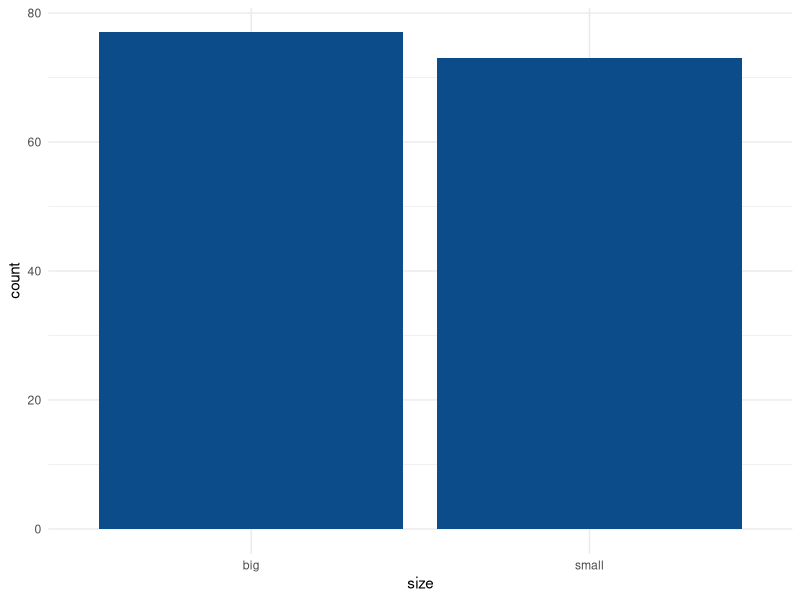
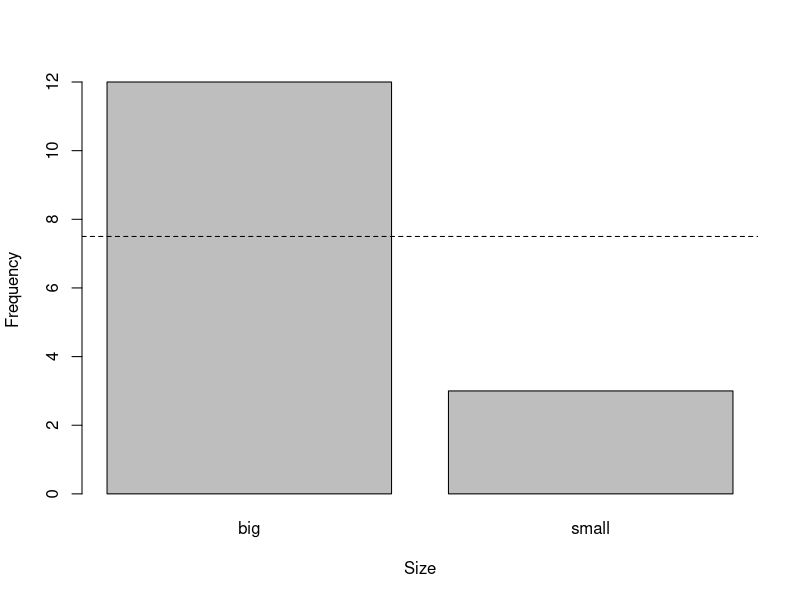
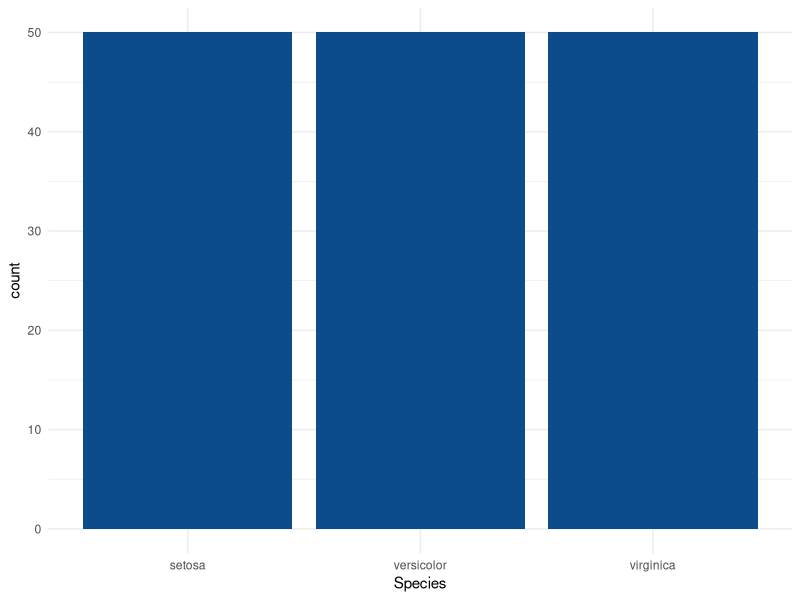
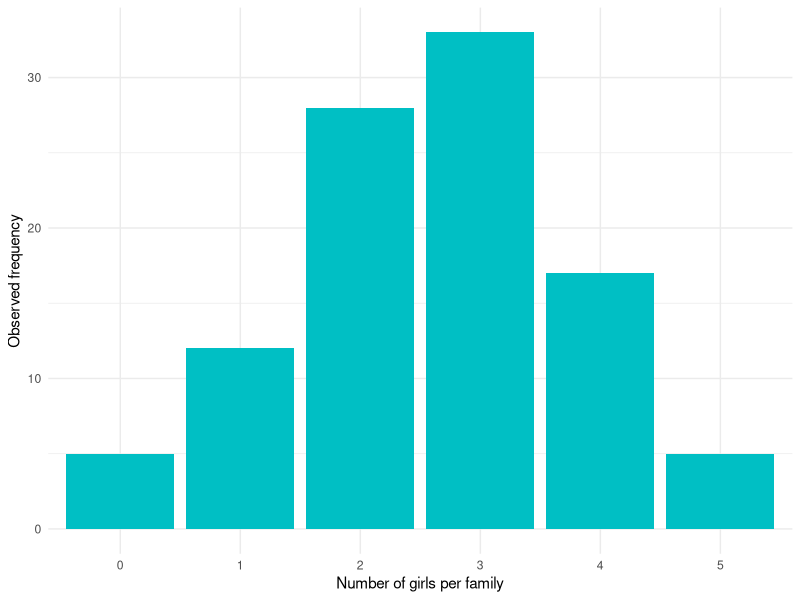
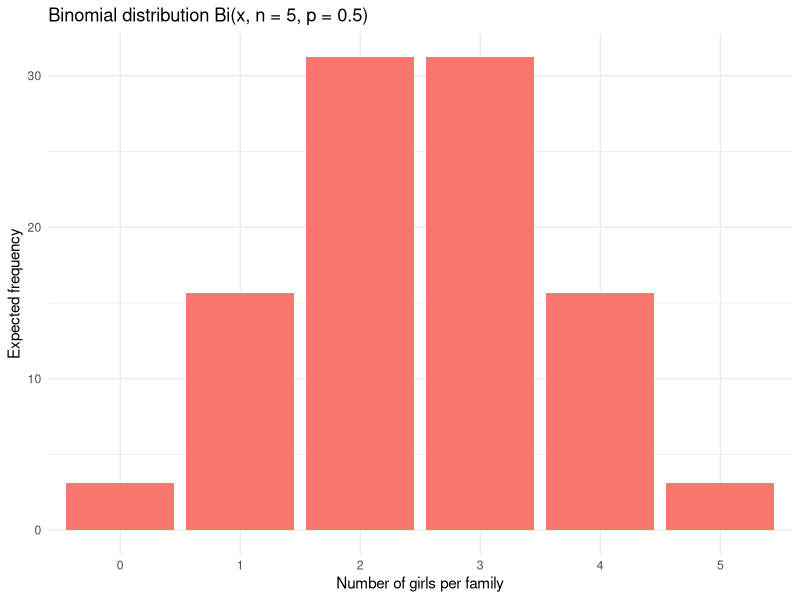
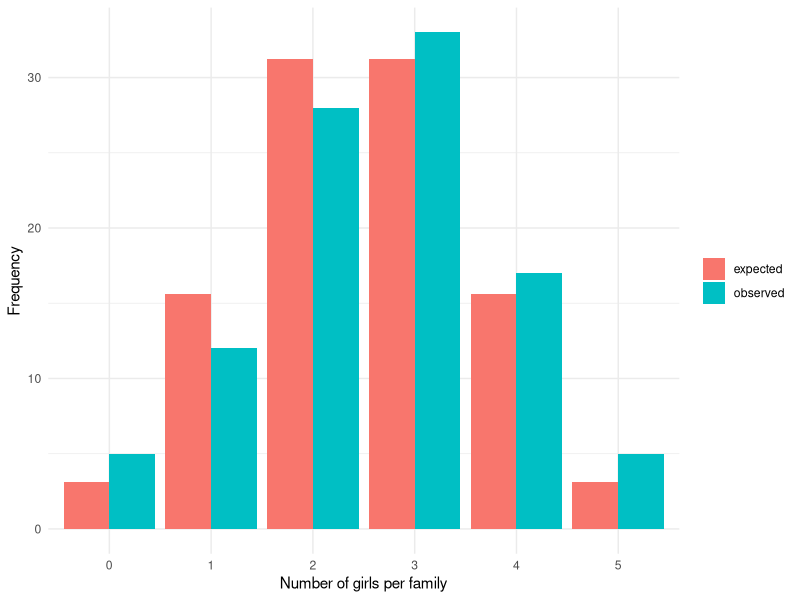
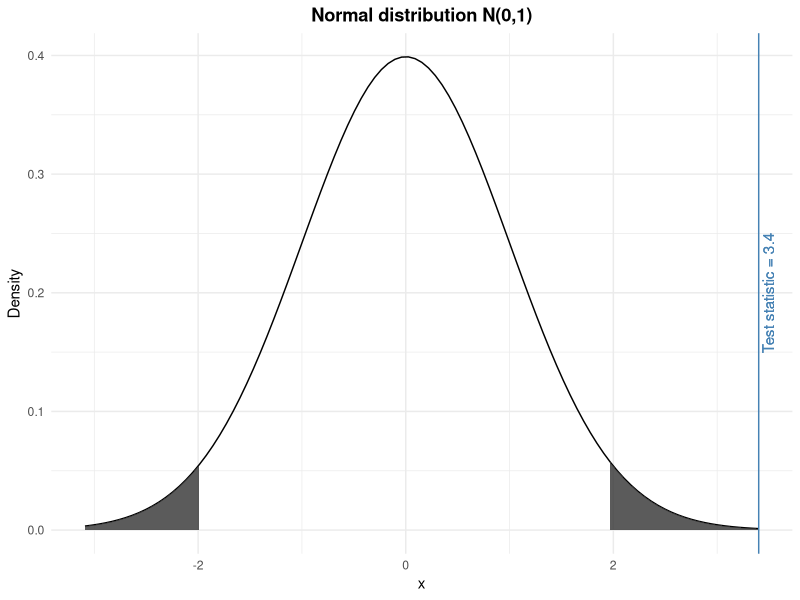
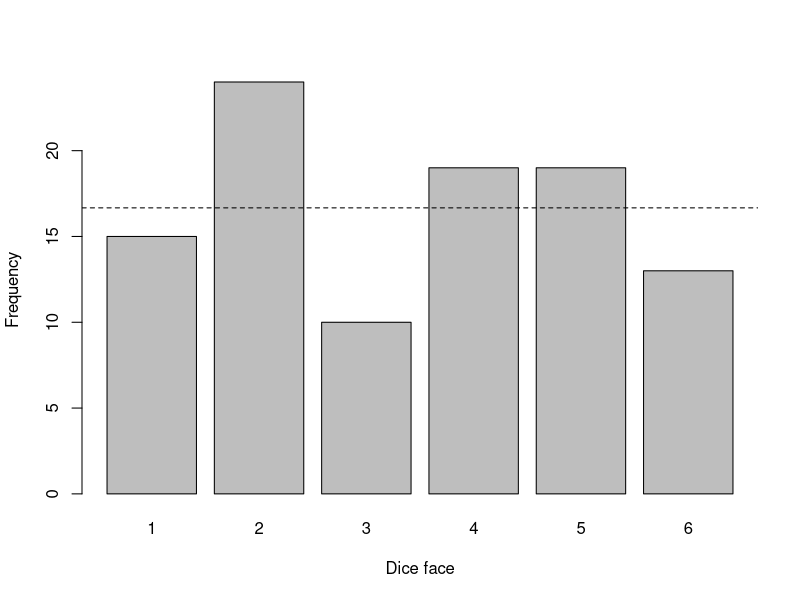

Reproduce these figures in R, in order.
## ---- chunk 1
knitr::opts_chunk$set(
  fig.align = "center",
  out.width = "100%"
)
## ---- chunk 2
# load iris dataset
dat <- iris

# create size variable
dat$size <- ifelse(dat$Sepal.Length < median(dat$Sepal.Length),
  "small", "big"
)

# show first 5 observations
head(dat, n = 5)
## ---- chunk 3
# barplot
library(ggplot2)
ggplot(dat) +
  aes(x = size) +
  geom_bar(fill = "#0c4c8a") +
  theme_minimal()

# counts by size
table(dat$size)

# proportions by size, rounded to 2 decimals
round(prop.table(table(dat$size)), 2)
## ---- chunk 4
# one-proportion test
test <- prop.test(
  x = 77, # number of successes
  n = 150, # total number of trials (77 + 73)
  p = 0.5
) # we test for equal proportion so prob = 0.5 in each group

test
## ---- chunk 5
# barplot
barplot(c(12, 3), # observed counts
  names.arg = c("big", "small"), # rename labels
  ylab = "Frequency", # y-axis label
  xlab = "Size" # x-axis label
)
abline(
  h = 15 / 2, # expected counts in each level
  lty = 2 # dashed line
) 

# exact binomial test
test <- binom.test(
  x = 12, # counts of successes
  n = 15, # total counts (12 + 3)
  p = 0.5 # expected proportion
)

test
## ---- chunk 6
test <- binom.test(
  x = 12, # counts of successes
  n = 15, # total counts (12 + 3)
  p = 0.5, # expected proportion
  alternative = "greater" # test that prop of big flowers is > 0.5
)

test
## ---- chunk 7
# barplot
ggplot(dat) +
  aes(x = Species) +
  geom_bar(fill = "#0c4c8a") +
  theme_minimal()

# counts by Species
table(dat$Species)
## ---- chunk 8
# goodness of fit test
test <- chisq.test(table(dat$Species), # observed proportions
  p = c(1 / 3, 1 / 3, 1 / 3) # expected proportions
)

test
## ---- chunk 9
set.seed(42)
n <- 100
size <- 5
p <- 0.5
num_girls <- rbinom(
  n = n,
  size = size,
  p = p
)

dat <- data.frame(table(num_girls))
dat$Relative_freq <- dat$Freq / n
colnames(dat) <- c("Girls", "Frequency", "Relative_freq")

# barplot
ggplot(dat) +
  aes(x = Girls, weight = Frequency) +
  geom_bar(fill = "#00BFC4") +
  theme_minimal() +
  xlab("Number of girls per family") +
  ylab("Observed frequency")
## ---- chunk 10
# counts
dat
## ---- chunk 11
# create expected frequencies for a binomial distribution
x <- 0:5
df <- data.frame(
  Girls = factor(x),
  Expected_relative_freq = dbinom(x, size = 5, prob = 0.5)
)
df$Expected_freq <- df$Expected_relative_freq * 100 # *100 since there are 100 families

# create barplot
p <- ggplot(df, aes(x = Girls, y = Expected_freq)) +
  geom_bar(stat = "identity", fill = "#F8766D") +
  xlab("Number of girls per family") +
  ylab("Expected frequency") +
  labs(title = "Binomial distribution Bi(x, n = 5, p = 0.5)") +
  theme_minimal()
p

# expected relative frequencies and (absolute) frequencies
df
## ---- chunk 12
# create data
data <- data.frame(
  num_girls = factor(rep(c(0:5), times = 2)),
  Freq = c(dat$Freq, df$Expected_freq),
  obs_exp = c(rep("observed", 6), rep("expected", 6))
)

# create plot
ggplot() +
  geom_bar(
    data = data, aes(
      x = num_girls, y = Freq,
      fill = obs_exp
    ),
    position = "dodge", # bar next to each other
    stat = "identity"
  ) +
  ylab("Frequency") +
  xlab("Number of girls per family") +
  theme_minimal() +
  theme(legend.title = element_blank()) # remove legend title
## ---- chunk 13
# goodness of fit test
test <- chisq.test(dat$Freq, # observed frequencies
  p = df$Expected_relative_freq # expected proportions
)

test
## ---- chunk 14
funcShaded <- function(x) {
  y <- dnorm(x,
    mean = 0,
    sd = 1
  )
  y[x <= 1.96 & x >= -1.96] <- NA
  return(y)
}
p <- ggplot(data.frame(x = c(qnorm(0.999, mean = 0, sd = 1, lower.tail = FALSE), qnorm(0.999, mean = 0, sd = 1, lower.tail = TRUE))), aes(x = x)) +
  stat_function(fun = dnorm, args = list(mean = 0, sd = 1)) +
  stat_function(fun = funcShaded, geom = "area", alpha = 0.8) +
  theme_minimal() +
  geom_vline(xintercept = 3.4, color = "steelblue") +
  geom_text(aes(x = 3.4, label = "Test statistic = 3.4", y = 0.2), colour = "steelblue", angle = 90, vjust = 1.3, text = element_text(size = 11)) +
  ggtitle(paste0("Normal distribution N(0,1)")) +
  theme(plot.title = element_text(face = "bold", hjust = 0.5)) +
  ylab("Density") +
  xlab("x")
p
## ---- chunk 15
# one-proportion test
test <- prop.test(
  x = 67, # number of heads
  n = 100, # number of trials
  p = 0.5 # expected probability of heads
)

test
## ---- chunk 16
set.seed(42)
dice_face <- sample(x = 1:6, size = 100, replace = TRUE)
barplot(table(dice_face),
  xlab = "Dice face",
  ylab = "Frequency"
)
abline(
  h = 100 / 6, # expected counts in each level
  lty = 2 # dashed line
)

table(dice_face)
## ---- chunk 17
dat <- data.frame(
  observed_freq = table(dice_face),
  expected_freq = round(100 / 6, 2)
)

colnames(dat) <- c("dice_face", "observed_freq", "expected_freq")
dat
## ---- chunk 18
funcShaded <- function(x) {
  y <- dchisq(x, df = 5)
  y[x < 11.0705] <- NA
  return(y)
}
p <- ggplot(data.frame(x = c(qchisq(0.99999, df = 5, lower.tail = FALSE), qchisq(0.99999, df = 5, lower.tail = TRUE))), aes(x = x)) +
  stat_function(fun = dchisq, args = list(df = 5)) +
  stat_function(fun = funcShaded, geom = "area", alpha = 0.8) +
  theme_minimal() +
  geom_vline(xintercept = 7.52, color = "steelblue") +
  geom_text(aes(x = 7.52, label = "Test statistic = 7.52", y = 0.1), colour = "steelblue", angle = 90, vjust = 1.3, text = element_text(size = 11)) +
  ggtitle("Chi-square distribution (df = 5)") +
  theme(plot.title = element_text(face = "bold", hjust = 0.5)) +
  ylab("Density") +
  xlab("x")
p
## ---- chunk 19
# goodness of fit test
test <- chisq.test(dat$observed_freq, # observed frequencies for each dice face
  p = rep(1 / 6, 6) # expected probabilities for each dice face
)

test
